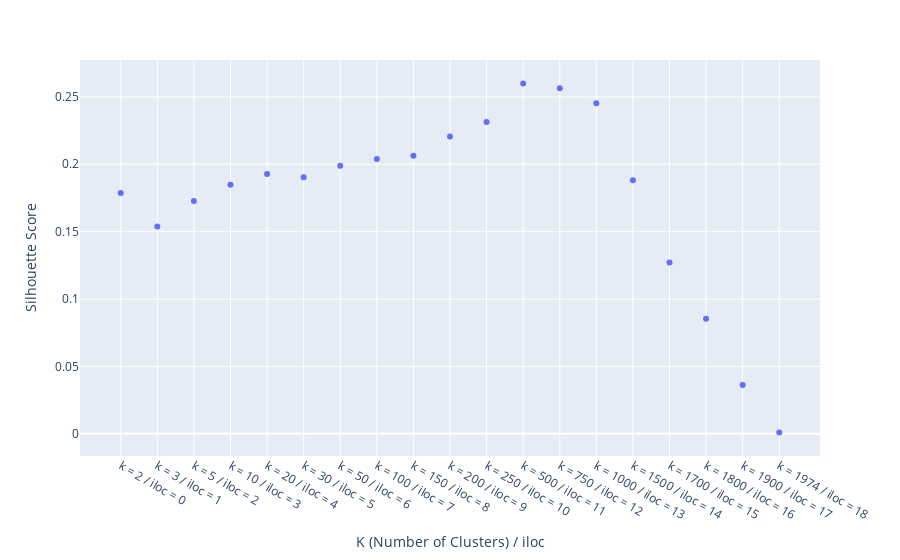

Write notebook code for a chart like this one.
### Code cell
kmedoid_grid = run_kmedoid_grid(convert_similarity_to_distance(similarity_matrix_ms2ds), n_groups_list) 
print_kmedoid_grid(kmedoid_grid)
plot_kmedoid_grid(kmedoid_grid)

### Figure 1 — Plotly figure (JSON) as saved in the notebook; plotly's stock layout.template omitted (floating-point values rounded to 4 significant figures)
{"data": [{"hovertemplate": "x=%{x}<br>y=%{y}<extra></extra>", "legendgroup": "", "marker": {"color": "#636efa", "symbol": "circle"}, "mode": "markers", "name": "", "orientation": "v", "showlegend": false, "type": "scatter", "x": ["k = 2 / iloc = 0", "k = 3 / iloc = 1", "k = 5 / iloc = 2", "k = 10 / iloc = 3", "k = 20 / iloc = 4", "k = 30 / iloc = 5", "k = 50 / iloc = 6", "k = 100 / iloc = 7", "k = 150 / iloc = 8", "k = 200 / iloc = 9", "k = 250 / iloc = 10", "k = 500 / iloc = 11", "k = 750 / iloc = 12", "k = 1000 / iloc = 13", "k = 1500 / iloc = 14", "k = 1700 / iloc = 15", "k = 1800 / iloc = 16", "k = 1900 / iloc = 17", "k = 1974 / iloc = 18"], "xaxis": "x", "y": [0.1786, 0.1538, 0.1727, 0.1849, 0.1928, 0.1903, 0.1989, 0.2038, 0.2064, 0.2206, 0.2314, 0.2599, 0.2564, 0.2452, 0.1881, 0.1271, 0.08529, 0.03628, 0.001006], "yaxis": "y"}], "layout": {"legend": {"tracegroupgap": 0}, "margin": {"t": 60}, "xaxis": {"anchor": "y", "domain": [0, 1], "title": {"text": "K (Number of Clusters) / iloc"}}, "yaxis": {"anchor": "x", "domain": [0, 1], "title": {"text": "Silhouette Score"}}}}
